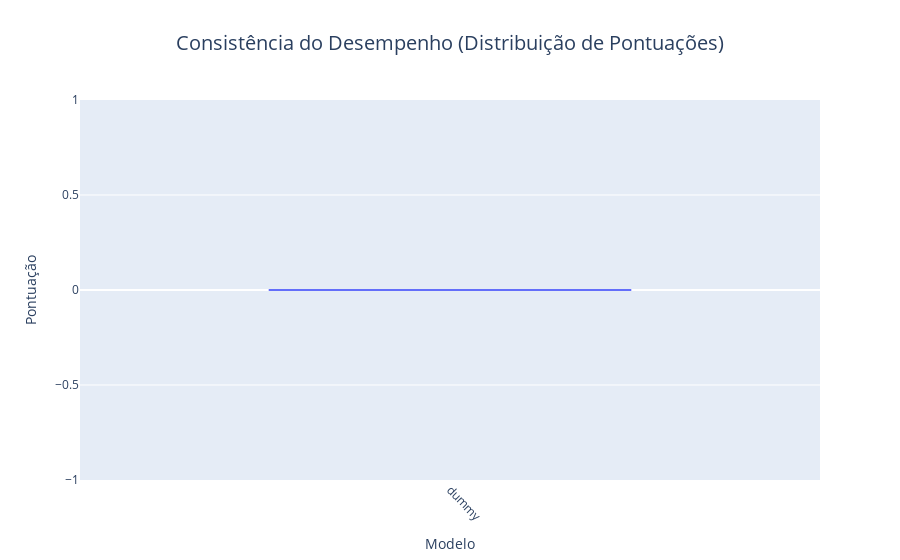

The code cell stored with this chart in its notebook:
### Markdown cell above
O gráfico de caixas (boxplot) abaixo mostra a distribuição das pontuações para cada modelo. Ele é excelente para avaliar a **consistência**. Um modelo com uma caixa curta e poucos pontos fora (outliers) é mais consistente e previsível do que um com uma caixa longa.

### Code cell
if 'df' in locals():
    fig = px.box(df, 
                 x='model_name', 
                 y='score', 
                 color='model_name',
                 title='Consistência do Desempenho (Distribuição de Pontuações)',
                 labels={'model_name': 'Modelo', 'score': 'Pontuação'})
    
    fig.update_layout(title_font_size=20, title_x=0.5, xaxis_title_font_size=14, yaxis_title_font_size=14, showlegend=False)
    fig.update_xaxes(tickangle=45)
    fig.show()

### Figure 1 — Plotly figure (JSON) as saved in the notebook; plotly's stock layout.template omitted (floating-point values rounded to 4 significant figures)
{"data": [{"alignmentgroup": "True", "hovertemplate": "Modelo=%{x}<br>Pontuação=%{y}<extra></extra>", "legendgroup": "dummy", "marker": {"color": "#636efa"}, "name": "dummy", "notched": false, "offsetgroup": "dummy", "orientation": "v", "showlegend": true, "x": ["dummy", "dummy", "dummy", "dummy", "dummy", "dummy", "dummy", "dummy", "dummy", "dummy", "dummy", "dummy", "dummy", "dummy", "dummy", "dummy", "dummy", "dummy", "dummy", "dummy", "dummy", "dummy", "dummy", "dummy", "dummy", "dummy", "dummy", "dummy", "dummy", "dummy", "dummy", "dummy", "dummy", "dummy", "dummy", "dummy", "dummy", "dummy", "dummy", "dummy", "dummy", "dummy", "dummy", "dummy", "dummy", "dummy", "dummy", "dummy", "dummy", "dummy"], "x0": " ", "xaxis": "x", "y": [0, 0, 0, 0, 0, 0, 0, 0, 0, 0, 0, 0, 0, 0, 0, 0, 0, 0, 0, 0, 0, 0, 0, 0, 0, 0, 0, 0, 0, 0, 0, 0, 0, 0, 0, 0, 0, 0, 0, 0, 0, 0, 0, 0, 0, 0, 0, 0, 0, 0], "y0": " ", "yaxis": "y", "type": "box"}], "layout": {"xaxis": {"anchor": "y", "domain": [0.0, 1.0], "title": {"text": "Modelo", "font": {"size": 14}}, "categoryorder": "array", "categoryarray": ["dummy"], "tickangle": 45}, "yaxis": {"anchor": "x", "domain": [0.0, 1.0], "title": {"text": "Pontuação", "font": {"size": 14}}}, "legend": {"title": {"text": "Modelo"}, "tracegroupgap": 0}, "title": {"text": "Consistência do Desempenho (Distribuição de Pontuações)", "font": {"size": 20}, "x": 0.5}, "boxmode": "overlay", "showlegend": false}}
